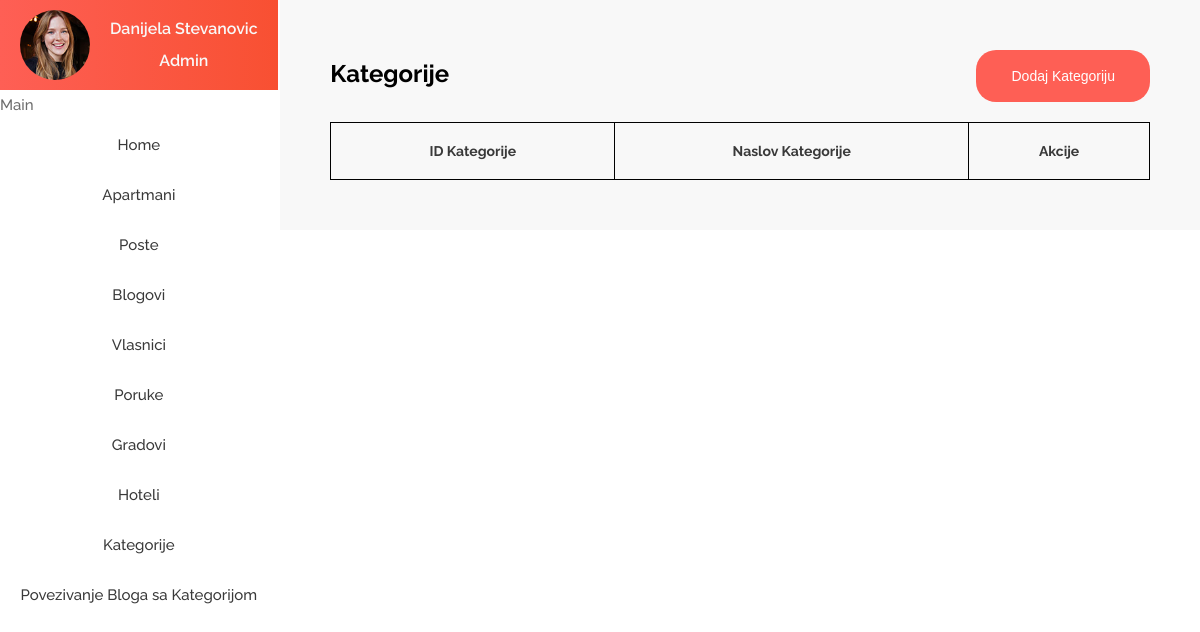
Page /cms/showKategorije.php on the earlier database version.
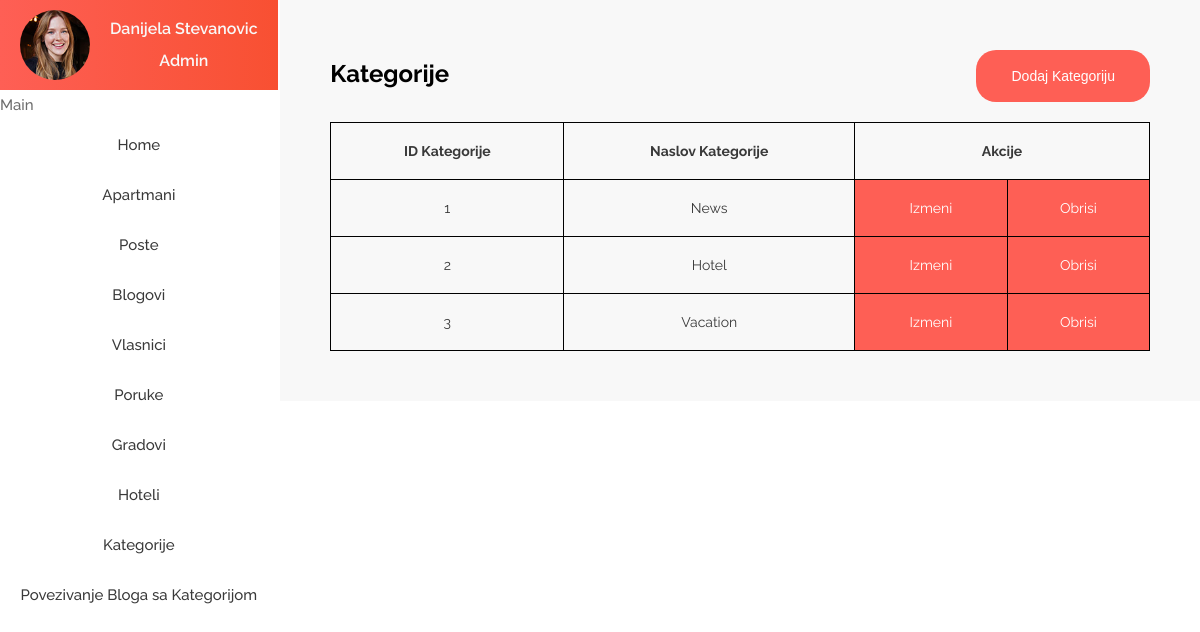
Same page on the later database version.
### tables this page shows
CREATE TABLE `kategorije` (
  `cat_id` int(11) NOT NULL,
  `cat_title` varchar(45) NOT NULL
);

### cms/showKategorije.php (the view, shortened to what this page needs)
<?php
include "../includes/header.php";
include "includes/admin_side.php";
include "funkcije.php";
$query = "SELECT `cat_id`, `cat_title` FROM `kategorije`";
$res = mysqli_query($con, $query);
?>
<div class="admin__content">
    <div class="apartmani">
        <div class="apartmani__tekst">
            <span class="span-bold">Kategorije</span>
            <button class="btn" onclick="window.location.href='addKategorije'">Dodaj Kategoriju</button>
        </div>
        <table class="apartmani__table">
            <tr>
                <th>ID Kategorije</th>
                <th>Naslov Kategorije</th>
                <th colspan="2">Akcije</th>
            </tr>
            <?php
            while ($row = mysqli_fetch_assoc($res)) {
                $id = $row['cat_id'];
                $cat_title = $row['cat_title'];
            ?>
                <tr>
                    <td><?php echo $id ?></td>
                    <td><?php echo $cat_title ?></td>
                    <?php addAkcije('editKategorije', $id) ?>
                </tr>
            <?php } ?>
        </table>
    </div>
</div>

### cms/funkcije.php (shortened to what this page needs)
<?php
function addAkcije($location, $id)
{
?>
    <td class="admin__td"><a onclick="window.location.href = `<?php echo $location ?>.php?id=${<?php echo $id ?>}`" href="#" class="admin__akcije">Izmeni</a></td>
    <td class="admin__td"><a onclick="window.location.href = `?id=${<?php echo $id ?>}`" href="#" class="admin__akcije">Obrisi</a></td>
    <?php
}
    ?>

Differences in the rows shown:
added kategorije: cat_id "1", cat_title "News"
added kategorije: cat_id "2", cat_title "Hotel"
added kategorije: cat_id "3", cat_title "Vacation"
